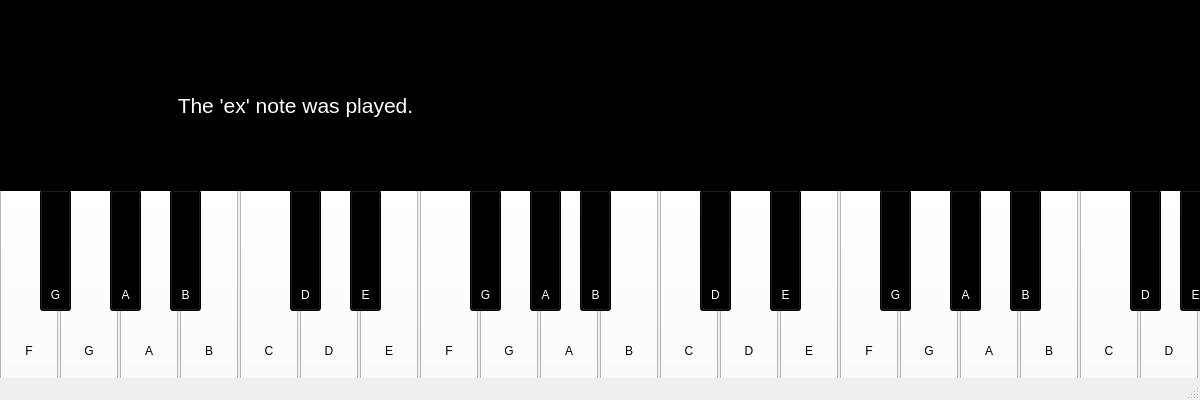
<?xml version="1.0" encoding="UTF-8"?>
<ui version="4.0">
 <class>MainWindow</class>
 <widget class="QMainWindow" name="MainWindow">
  <property name="geometry">
   <rect>
    <x>0</x>
    <y>0</y>
    <width>1200</width>
    <height>400</height>
   </rect>
  </property>
  <property name="minimumSize">
   <size>
    <width>1200</width>
    <height>400</height>
   </size>
  </property>
  <property name="maximumSize">
   <size>
    <width>1200</width>
    <height>400</height>
   </size>
  </property>
  <property name="windowTitle">
   <string>Almost Useable Piano</string>
  </property>
  <property name="styleSheet">
   <string notr="true"/>
  </property>
  <widget class="QWidget" name="centralwidget">
   <widget class="QPushButton" name="pushButton">
    <property name="geometry">
     <rect>
      <x>0</x>
      <y>190</y>
      <width>58</width>
      <height>191</height>
     </rect>
    </property>
    <property name="autoFillBackground">
     <bool>false</bool>
    </property>
    <property name="styleSheet">
     <string notr="true">text-align: bottom; padding-bottom: 22px; background-color: white; color: black;</string>
    </property>
    <property name="text">
     <string>F</string>
    </property>
   </widget>
   <widget class="QPushButton" name="pushButton_2">
    <property name="geometry">
     <rect>
      <x>60</x>
      <y>190</y>
      <width>58</width>
      <height>191</height>
     </rect>
    </property>
    <property name="styleSheet">
     <string notr="true">text-align: bottom; padding-bottom: 22px; background-color: white; color: black;</string>
    </property>
    <property name="text">
     <string>G</string>
    </property>
   </widget>
   <widget class="QPushButton" name="pushButton_3">
    <property name="geometry">
     <rect>
      <x>120</x>
      <y>190</y>
      <width>58</width>
      <height>191</height>
     </rect>
    </property>
    <property name="styleSheet">
     <string notr="true">text-align: bottom; padding-bottom: 22px; background-color: white; color: black;</string>
    </property>
    <property name="text">
     <string>A</string>
    </property>
   </widget>
   <widget class="QPushButton" name="pushButton_4">
    <property name="geometry">
     <rect>
      <x>180</x>
      <y>190</y>
      <width>58</width>
      <height>191</height>
     </rect>
    </property>
    <property name="styleSheet">
     <string notr="true">text-align: bottom; padding-bottom: 22px; background-color: white; color: black</string>
    </property>
    <property name="text">
     <string>B</string>
    </property>
   </widget>
   <widget class="QPushButton" name="pushButton_5">
    <property name="geometry">
     <rect>
      <x>240</x>
      <y>190</y>
      <width>58</width>
      <height>191</height>
     </rect>
    </property>
    <property name="styleSheet">
     <string notr="true">text-align: bottom; padding-bottom: 22px; background-color: white; color: black</string>
    </property>
    <property name="text">
     <string>C</string>
    </property>
   </widget>
   <widget class="QPushButton" name="pushButton_6">
    <property name="geometry">
     <rect>
      <x>300</x>
      <y>190</y>
      <width>58</width>
      <height>191</height>
     </rect>
    </property>
    <property name="styleSheet">
     <string notr="true">text-align: bottom; padding-bottom: 22px; background-color: white; color: black</string>
    </property>
    <property name="text">
     <string>D</string>
    </property>
   </widget>
   <widget class="QPushButton" name="pushButton_8">
    <property name="geometry">
     <rect>
      <x>420</x>
      <y>190</y>
      <width>58</width>
      <height>191</height>
     </rect>
    </property>
    <property name="styleSheet">
     <string notr="true">text-align: bottom; padding-bottom: 22px; background-color: white; color: black</string>
    </property>
    <property name="text">
     <string>F</string>
    </property>
   </widget>
   <widget class="QPushButton" name="pushButton_7">
    <property name="geometry">
     <rect>
      <x>360</x>
      <y>190</y>
      <width>58</width>
      <height>191</height>
     </rect>
    </property>
    <property name="styleSheet">
     <string notr="true">text-align: bottom; padding-bottom: 22px; background-color: white; color: black</string>
    </property>
    <property name="text">
     <string>E</string>
    </property>
   </widget>
   <widget class="QPushButton" name="pushButton_13">
    <property name="geometry">
     <rect>
      <x>720</x>
      <y>190</y>
      <width>58</width>
      <height>191</height>
     </rect>
    </property>
    <property name="styleSheet">
     <string notr="true">text-align: bottom; padding-bottom: 22px; background-color: white; color: black</string>
    </property>
    <property name="text">
     <string>D</string>
    </property>
   </widget>
   <widget class="QPushButton" name="pushButton_9">
    <property name="geometry">
     <rect>
      <x>480</x>
      <y>190</y>
      <width>58</width>
      <height>191</height>
     </rect>
    </property>
    <property name="styleSheet">
     <string notr="true">text-align: bottom; padding-bottom: 22px; background-color: white; color: black</string>
    </property>
    <property name="text">
     <string>G</string>
    </property>
   </widget>
   <widget class="QPushButton" name="pushButton_10">
    <property name="geometry">
     <rect>
      <x>540</x>
      <y>190</y>
      <width>58</width>
      <height>191</height>
     </rect>
    </property>
    <property name="styleSheet">
     <string notr="true">text-align: bottom; padding-bottom: 22px; background-color: white; color: black</string>
    </property>
    <property name="text">
     <string>A</string>
    </property>
   </widget>
   <widget class="QPushButton" name="pushButton_12">
    <property name="geometry">
     <rect>
      <x>660</x>
      <y>190</y>
      <width>58</width>
      <height>191</height>
     </rect>
    </property>
    <property name="styleSheet">
     <string notr="true">text-align: bottom; padding-bottom: 22px; background-color: white; color: black</string>
    </property>
    <property name="text">
     <string>C</string>
    </property>
   </widget>
   <widget class="QPushButton" name="pushButton_15">
    <property name="geometry">
     <rect>
      <x>840</x>
      <y>190</y>
      <width>58</width>
      <height>191</height>
     </rect>
    </property>
    <property name="styleSheet">
     <string notr="true">text-align: bottom; padding-bottom: 22px; background-color: white; color: black</string>
    </property>
    <property name="text">
     <string>F</string>
    </property>
   </widget>
   <widget class="QPushButton" name="pushButton_16">
    <property name="geometry">
     <rect>
      <x>900</x>
      <y>190</y>
      <width>58</width>
      <height>191</height>
     </rect>
    </property>
    <property name="styleSheet">
     <string notr="true">text-align: bottom; padding-bottom: 22px; background-color: white; color: black</string>
    </property>
    <property name="text">
     <string>G</string>
    </property>
   </widget>
   <widget class="QPushButton" name="pushButton_14">
    <property name="geometry">
     <rect>
      <x>780</x>
      <y>190</y>
      <width>58</width>
      <height>191</height>
     </rect>
    </property>
    <property name="styleSheet">
     <string notr="true">text-align: bottom; padding-bottom: 22px; background-color: white; color: black</string>
    </property>
    <property name="text">
     <string>E</string>
    </property>
   </widget>
   <widget class="QPushButton" name="pushButton_11">
    <property name="geometry">
     <rect>
      <x>600</x>
      <y>190</y>
      <width>58</width>
      <height>191</height>
     </rect>
    </property>
    <property name="styleSheet">
     <string notr="true">text-align: bottom; padding-bottom: 22px; background-color: white; color: black</string>
    </property>
    <property name="text">
     <string>B</string>
    </property>
   </widget>
   <widget class="QPushButton" name="pushButton_17">
    <property name="geometry">
     <rect>
      <x>960</x>
      <y>190</y>
      <width>58</width>
      <height>191</height>
     </rect>
    </property>
    <property name="styleSheet">
     <string notr="true">text-align: bottom; padding-bottom: 22px; background-color: white; color: black</string>
    </property>
    <property name="text">
     <string>A</string>
    </property>
   </widget>
   <widget class="QPushButton" name="pushButton_18">
    <property name="geometry">
     <rect>
      <x>1020</x>
      <y>190</y>
      <width>58</width>
      <height>191</height>
     </rect>
    </property>
    <property name="styleSheet">
     <string notr="true">text-align: bottom; padding-bottom: 22px; background-color: white; color: black</string>
    </property>
    <property name="text">
     <string>B</string>
    </property>
   </widget>
   <widget class="QPushButton" name="pushButton_19">
    <property name="geometry">
     <rect>
      <x>1080</x>
      <y>190</y>
      <width>58</width>
      <height>191</height>
     </rect>
    </property>
    <property name="styleSheet">
     <string notr="true">text-align: bottom; padding-bottom: 22px; background-color: white; color: black</string>
    </property>
    <property name="text">
     <string>C</string>
    </property>
   </widget>
   <widget class="QPushButton" name="pushButton_20">
    <property name="geometry">
     <rect>
      <x>1140</x>
      <y>190</y>
      <width>58</width>
      <height>191</height>
     </rect>
    </property>
    <property name="styleSheet">
     <string notr="true">text-align: bottom; padding-bottom: 22px; background-color: white; color: black</string>
    </property>
    <property name="text">
     <string>D</string>
    </property>
   </widget>
   <widget class="QPushButton" name="pushButton_21">
    <property name="geometry">
     <rect>
      <x>40</x>
      <y>190</y>
      <width>31</width>
      <height>121</height>
     </rect>
    </property>
    <property name="autoFillBackground">
     <bool>false</bool>
    </property>
    <property name="styleSheet">
     <string notr="true">text-align: bottom; padding-bottom:  8px; background-color: black; color: white;</string>
    </property>
    <property name="text">
     <string>G</string>
    </property>
   </widget>
   <widget class="QPushButton" name="pushButton_22">
    <property name="geometry">
     <rect>
      <x>110</x>
      <y>190</y>
      <width>31</width>
      <height>121</height>
     </rect>
    </property>
    <property name="autoFillBackground">
     <bool>false</bool>
    </property>
    <property name="styleSheet">
     <string notr="true">text-align: bottom; padding-bottom:  8px; background-color: black; color: white;</string>
    </property>
    <property name="text">
     <string>A</string>
    </property>
   </widget>
   <widget class="QPushButton" name="pushButton_23">
    <property name="geometry">
     <rect>
      <x>170</x>
      <y>190</y>
      <width>31</width>
      <height>121</height>
     </rect>
    </property>
    <property name="autoFillBackground">
     <bool>false</bool>
    </property>
    <property name="styleSheet">
     <string notr="true">text-align: bottom; padding-bottom:  8px; background-color: black; color: white;</string>
    </property>
    <property name="text">
     <string>B</string>
    </property>
   </widget>
   <widget class="QPushButton" name="pushButton_24">
    <property name="geometry">
     <rect>
      <x>290</x>
      <y>190</y>
      <width>31</width>
      <height>121</height>
     </rect>
    </property>
    <property name="autoFillBackground">
     <bool>false</bool>
    </property>
    <property name="styleSheet">
     <string notr="true">text-align: bottom; padding-bottom:  8px; background-color: black; color: white;</string>
    </property>
    <property name="text">
     <string>D</string>
    </property>
   </widget>
   <widget class="QPushButton" name="pushButton_25">
    <property name="geometry">
     <rect>
      <x>350</x>
      <y>190</y>
      <width>31</width>
      <height>121</height>
     </rect>
    </property>
    <property name="autoFillBackground">
     <bool>false</bool>
    </property>
    <property name="styleSheet">
     <string notr="true">text-align: bottom; padding-bottom:  8px; background-color: black; color: white;</string>
    </property>
    <property name="text">
     <string>E</string>
    </property>
   </widget>
   <widget class="QPushButton" name="pushButton_26">
    <property name="geometry">
     <rect>
      <x>470</x>
      <y>190</y>
      <width>31</width>
      <height>121</height>
     </rect>
    </property>
    <property name="autoFillBackground">
     <bool>false</bool>
    </property>
    <property name="styleSheet">
     <string notr="true">text-align: bottom; padding-bottom:  8px; background-color: black; color: white;</string>
    </property>
    <property name="text">
     <string>G</string>
    </property>
   </widget>
   <widget class="QPushButton" name="pushButton_27">
    <property name="geometry">
     <rect>
      <x>530</x>
      <y>190</y>
      <width>31</width>
      <height>121</height>
     </rect>
    </property>
    <property name="autoFillBackground">
     <bool>false</bool>
    </property>
    <property name="styleSheet">
     <string notr="true">text-align: bottom; padding-bottom:  8px; background-color: black; color: white;</string>
    </property>
    <property name="text">
     <string>A</string>
    </property>
   </widget>
   <widget class="QPushButton" name="pushButton_28">
    <property name="geometry">
     <rect>
      <x>580</x>
      <y>190</y>
      <width>31</width>
      <height>121</height>
     </rect>
    </property>
    <property name="autoFillBackground">
     <bool>false</bool>
    </property>
    <property name="styleSheet">
     <string notr="true">text-align: bottom; padding-bottom:  8px; background-color: black; color: white;</string>
    </property>
    <property name="text">
     <string>B</string>
    </property>
   </widget>
   <widget class="QPushButton" name="pushButton_29">
    <property name="geometry">
     <rect>
      <x>700</x>
      <y>190</y>
      <width>31</width>
      <height>121</height>
     </rect>
    </property>
    <property name="autoFillBackground">
     <bool>false</bool>
    </property>
    <property name="styleSheet">
     <string notr="true">text-align: bottom; padding-bottom:  8px; background-color: black; color: white;</string>
    </property>
    <property name="text">
     <string>D</string>
    </property>
   </widget>
   <widget class="QPushButton" name="pushButton_30">
    <property name="geometry">
     <rect>
      <x>770</x>
      <y>190</y>
      <width>31</width>
      <height>121</height>
     </rect>
    </property>
    <property name="autoFillBackground">
     <bool>false</bool>
    </property>
    <property name="styleSheet">
     <string notr="true">text-align: bottom; padding-bottom:  8px; background-color: black; color: white;</string>
    </property>
    <property name="text">
     <string>E</string>
    </property>
   </widget>
   <widget class="QPushButton" name="pushButton_31">
    <property name="geometry">
     <rect>
      <x>880</x>
      <y>190</y>
      <width>31</width>
      <height>121</height>
     </rect>
    </property>
    <property name="autoFillBackground">
     <bool>false</bool>
    </property>
    <property name="styleSheet">
     <string notr="true">text-align: bottom; padding-bottom:  8px; background-color: black; color: white;</string>
    </property>
    <property name="text">
     <string>G</string>
    </property>
   </widget>
   <widget class="QPushButton" name="pushButton_32">
    <property name="geometry">
     <rect>
      <x>950</x>
      <y>190</y>
      <width>31</width>
      <height>121</height>
     </rect>
    </property>
    <property name="autoFillBackground">
     <bool>false</bool>
    </property>
    <property name="styleSheet">
     <string notr="true">text-align: bottom; padding-bottom:  8px; background-color: black; color: white;</string>
    </property>
    <property name="text">
     <string>A</string>
    </property>
   </widget>
   <widget class="QPushButton" name="pushButton_33">
    <property name="geometry">
     <rect>
      <x>1010</x>
      <y>190</y>
      <width>31</width>
      <height>121</height>
     </rect>
    </property>
    <property name="autoFillBackground">
     <bool>false</bool>
    </property>
    <property name="styleSheet">
     <string notr="true">text-align: bottom; padding-bottom:  8px; background-color: black; color: white;</string>
    </property>
    <property name="text">
     <string>B</string>
    </property>
   </widget>
   <widget class="QPushButton" name="pushButton_34">
    <property name="geometry">
     <rect>
      <x>1130</x>
      <y>190</y>
      <width>31</width>
      <height>121</height>
     </rect>
    </property>
    <property name="autoFillBackground">
     <bool>false</bool>
    </property>
    <property name="styleSheet">
     <string notr="true">text-align: bottom; padding-bottom:  8px; background-color: black; color: white;</string>
    </property>
    <property name="text">
     <string>D</string>
    </property>
   </widget>
   <widget class="QPushButton" name="pushButton_35">
    <property name="geometry">
     <rect>
      <x>1180</x>
      <y>190</y>
      <width>31</width>
      <height>121</height>
     </rect>
    </property>
    <property name="autoFillBackground">
     <bool>false</bool>
    </property>
    <property name="styleSheet">
     <string notr="true">text-align: bottom; padding-bottom:  8px; background-color: black; color: white;</string>
    </property>
    <property name="text">
     <string>E</string>
    </property>
   </widget>
   <widget class="QFrame" name="frame">
    <property name="geometry">
     <rect>
      <x>0</x>
      <y>0</y>
      <width>1201</width>
      <height>191</height>
     </rect>
    </property>
    <property name="styleSheet">
     <string notr="true">background-color: black</string>
    </property>
    <property name="frameShape">
     <enum>QFrame::StyledPanel</enum>
    </property>
    <property name="frameShadow">
     <enum>QFrame::Raised</enum>
    </property>
    <widget class="QLabel" name="label">
     <property name="geometry">
      <rect>
       <x>150</x>
       <y>70</y>
       <width>291</width>
       <height>71</height>
      </rect>
     </property>
     <property name="font">
      <font>
       <pointsize>16</pointsize>
       <underline>false</underline>
      </font>
     </property>
     <property name="styleSheet">
      <string notr="true">color: white</string>
     </property>
     <property name="text">
      <string>The 'ex' note was played.</string>
     </property>
     <property name="alignment">
      <set>Qt::AlignCenter</set>
     </property>
    </widget>
   </widget>
  </widget>
  <widget class="QMenuBar" name="menubar">
   <property name="geometry">
    <rect>
     <x>0</x>
     <y>0</y>
     <width>1200</width>
     <height>24</height>
    </rect>
   </property>
  </widget>
  <widget class="QStatusBar" name="statusbar"/>
 </widget>
 <resources/>
 <connections/>
</ui>
